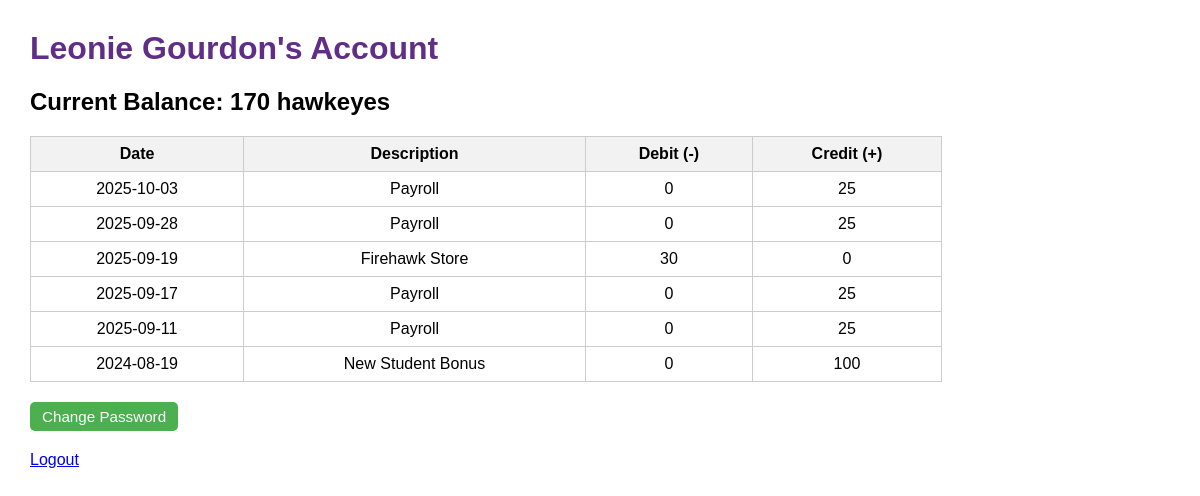
Page /student/dashboard (signed in) on the earlier database version.
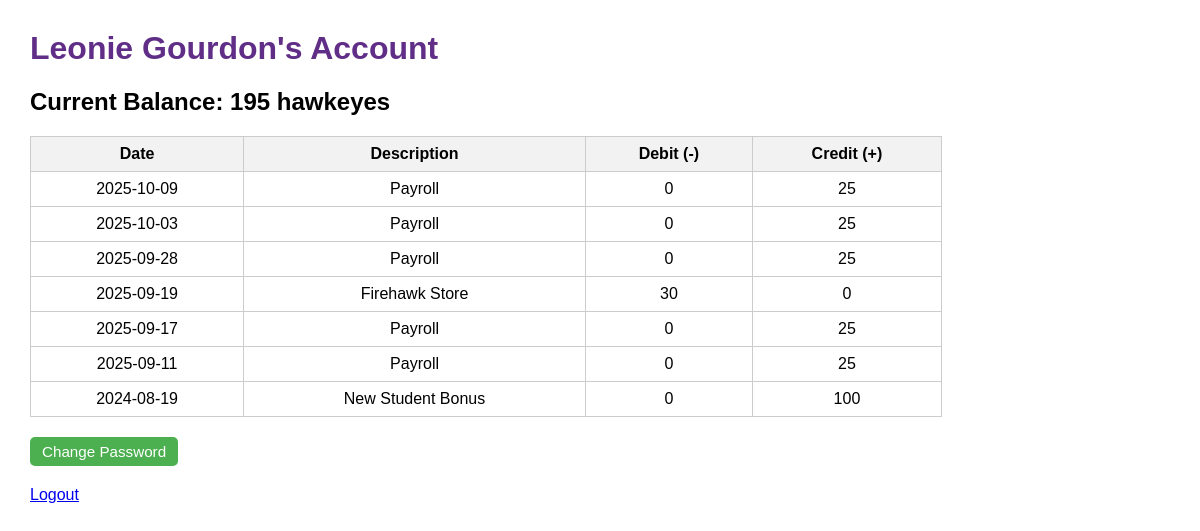
Same page on the later database version.
### tables this page shows
CREATE TABLE students (
    id INTEGER PRIMARY KEY AUTOINCREMENT,
    name TEXT UNIQUE NOT NULL,
    grade TEXT NOT NULL,
    password TEXT NOT NULL
, payroll INTEGER DEFAULT 0, default_payroll INTEGER DEFAULT 0);

CREATE TABLE transactions (
    id INTEGER PRIMARY KEY AUTOINCREMENT,
    student_id INTEGER NOT NULL,
    date TEXT NOT NULL,
    description TEXT,
    debit INTEGER DEFAULT 0,
    credit INTEGER DEFAULT 0, excel_order INTEGER DEFAULT 0,
    FOREIGN KEY(student_id) REFERENCES students(id)
);

### app.py (the view)
@app.route("/student/dashboard")
def student_dashboard():
    if session.get("user_type") != "student":
        return redirect(url_for("login"))
    student_id = session["user_id"]
    conn = get_db_connection()
    student = conn.execute("SELECT * FROM students WHERE id = ?", (student_id,)).fetchone()
    transactions = conn.execute(
        "SELECT * FROM transactions WHERE student_id = ? ORDER BY date", (student_id,)
    ).fetchall()
    conn.close()
    balance_amount = calculate_balance(transactions)
    return render_template(
        "student_view.html",
        student=student,
        transactions=transactions,
        balance=balance_amount
    )

### app.py (called while the page is built)
def get_db_connection():
    conn = sqlite3.connect("hawkeyes.db")
    conn.row_factory = sqlite3.Row
    return conn

def calculate_balance(transactions):
    balance = sum(t["credit"] for t in transactions) - sum(t["debit"] for t in transactions)
    return balance

### templates/student_view.html (shortened to what this page needs)
<!DOCTYPE html>
<html>
<head>
</head>
<body>
    <h1>{{ student['name'] }}'s Account</h1>
    <h2 class="balance">Current Balance: {{ balance }} hawkeyes</h2>
    <table>
        <tr>
            <th>Date</th>
            <th>Description</th>
            <th>Debit (-)</th>
            <th>Credit (+)</th>
        </tr>
        {% for t in transactions|sort(attribute='date', reverse=true) %}
        <tr>
            <td>{{ t['date'] }}</td>
            <td>{{ t['description'] }}</td>
            <td>{{ t['debit'] }}</td>
            <td>{{ t['credit'] }}</td>
        </tr>
        {% endfor %}
    </table>
    <form action="{{ url_for('change_password') }}" method="get" style="display:inline;">
        <button type="submit" class="btn change-password-btn">Change Password</button>
    </form>
    <p class="logout"><a href="{{ url_for('logout') }}">Logout</a></p>
</body>
</html>

### templates/student_view.html (style rules this page uses)
body { font-family: Arial, sans-serif; margin: 30px; }
h1 { color: #602e87; }
table { border-collapse: collapse; width: 80%; margin-top: 20px; margin-bottom: 20px; }
th, td { border: 1px solid #ccc; padding: 8px; text-align: center; }
th { background-color: #f2f2f2; }
.balance { font-weight: bold; margin-top: 15px; }
.logout { margin-top: 20px; }
.btn { padding: 6px 12px; border-radius: 5px; cursor: pointer; font-size: 0.95em; border: none; text-decoration: none; }
.change-password-btn { background-color: #4CAF50; color: white; }

Differences in the rows shown:
added transactions: date "2025-10-09", description "Payroll", debit "0", credit "25"
Other differences:
{{ balance }}: "170" → "195"
